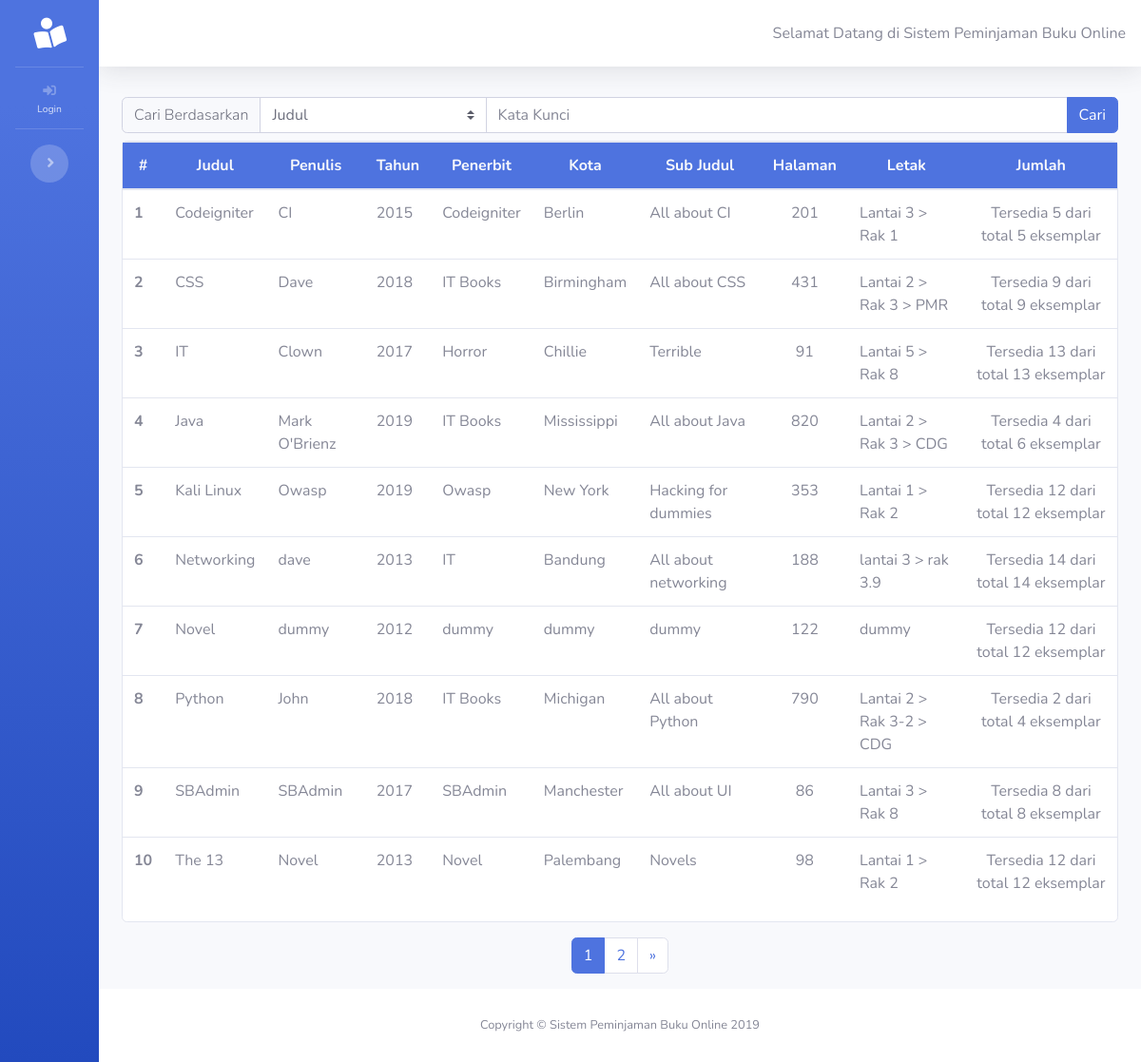
Before: / with the older database file.
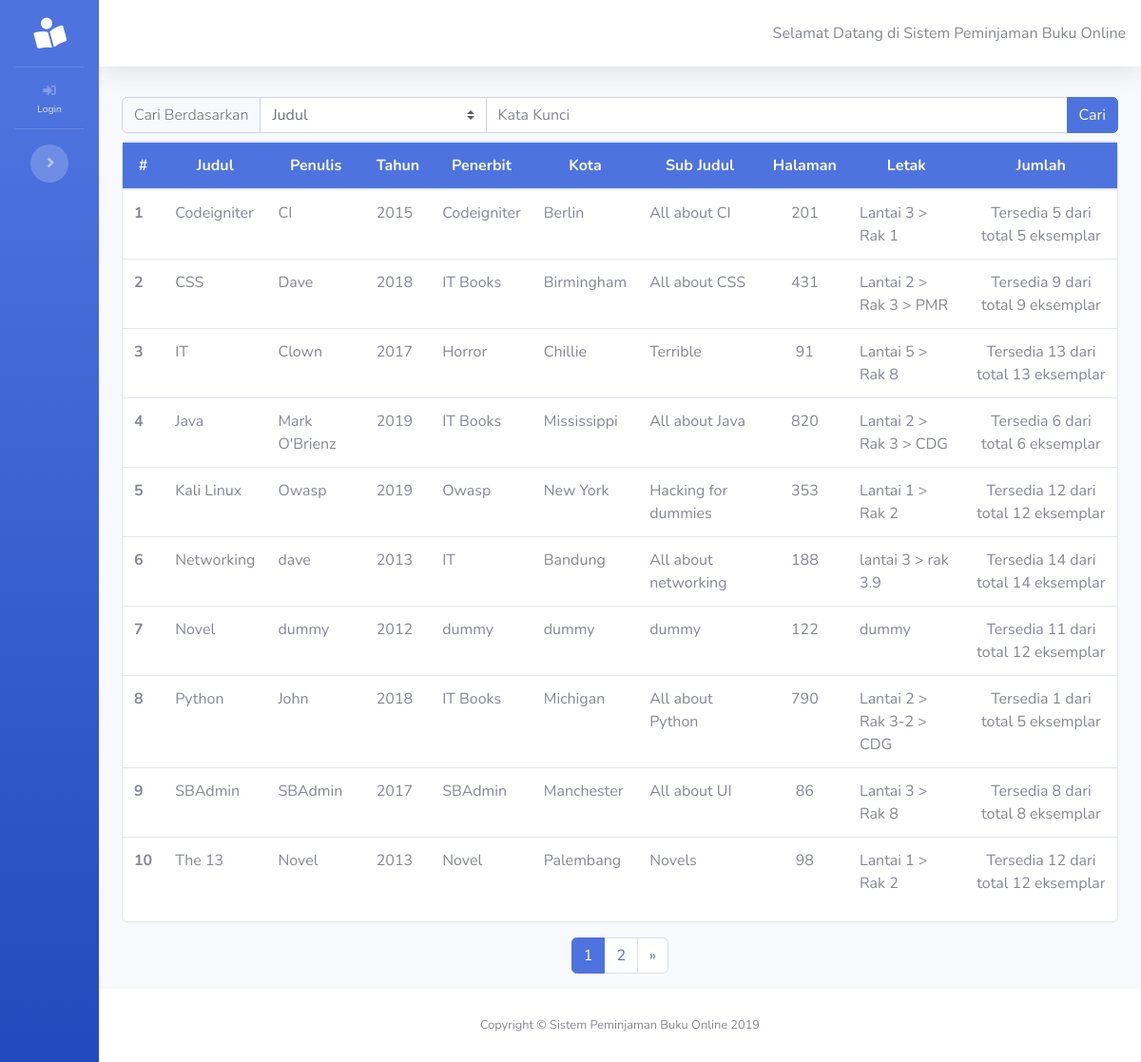
After: the same page with the newer database file.
### tables this page shows
CREATE TABLE `buku` (
  `id` int(11) NOT NULL,
  `judul` varchar(255) NOT NULL,
  `penulis` varchar(255) NOT NULL,
  `tahun` varchar(255) NOT NULL,
  `penerbit` varchar(255) NOT NULL,
  `kota_terbit` varchar(255) NOT NULL,
  `sub_judul` varchar(255) NOT NULL,
  `jumlah_halaman` varchar(255) NOT NULL,
  `letak_buku` varchar(255) NOT NULL,
  `jumlah` varchar(255) NOT NULL
);

### index.php (called while the page is built, shortened)
<?php
require_once BASEPATH.'core/CodeIgniter.php';

### application/models/Home_model.php (called while the page is built, shortened)
<?php
class Home_model extends CI_Model
{
    public function getAllBook($limit, $start)
    {
        $this->db->order_by('judul', 'ASC');
        $data = $this->db->get('buku', $limit, $start);
        return $data->result_array();
    }
}

### application/views/home/index.php (the view, shortened to what this page needs)
<div class="container-fluid">
  <div class="row mt-2">
    <div class="col">
      <form action="http://localhost/SPB/home/searchBook" method="post">
        <div class="input-group">
          <div class="input-group-prepend bg-light">
            <label class="input-group-text bg-light font-weight-light small" for="kategori">Cari
              Berdasarkan</label>
          </div>
          <select name="kategori" id="kategori" style="width: 150px;" class="custom-select">
            <option value="Judul">Judul</option>
          </select>
          <input name="keyword" id="keyword" autocomplete="off" type="text" class="w-50 form-control" placeholder="Kata Kunci">
          <div class="input-group-append">
            <button class="btn btn-primary" type="submit" id="tombolCari">Cari</button>
          </div>
        </div>
      </form>
    </div>
  </div>
  <div class="mt-2 row">
    <div class="col">
      <div class="card">
        <div class="table-responsive">
          <table class="table table-hover">
            <thead style="background: #4e73df;" class="text-light">
              <tr style="text-align: center;">
                <th scope="col">#</th>
                <th scope="col">Judul</th>
                <th scope="col">Penulis</th>
                <th scope="col">Tahun</th>
                <th scope="col">Penerbit</th>
                <th scope="col">Kota</th>
                <th scope="col">Sub Judul</th>
                <th scope="col">Halaman</th>
                <th scope="col">Letak</th>
                <th scope="col">Jumlah</th>
              </tr>
            </thead>
            <tbody>
              <?php $i = 0;
              foreach ($buku as $b) {
                $i++; ?>
                <tr>
                  <th schope="row"><?= $i ?></th>
                  <td><?= $b['judul'] ?></td>
                  <td><?= $b['penulis'] ?></td>
                  <td><?= $b['tahun'] ?></td>
                  <td><?= $b['penerbit'] ?></td>
                  <td><?= $b['kota_terbit'] ?></td>
                  <td><?= $b['sub_judul'] ?></td>
                  <td style="text-align: center;"><?= $b['jumlah_halaman'] ?></td>
                  <td><?= $b['letak_buku'] ?></td>
                  <td style="text-align: center;"><?= 'Tersedia ' . ((int) $b['jumlah'] - count($jumlah_dipinjam[$i - 1])) . ' dari total ' . (int) $b['jumlah'] . ' eksemplar' ?></td>
                </tr>
              <?php } ?>
            </tbody>
          </table>
        </div>
      </div>
    </div>
  </div>
  <div class="row mt-3">
    <div class="col">
      <?php echo $pagination; ?>
    </div>
  </div>
</div>
</div>

### application/controllers/Home.php (shortened to what this page needs)
<?php
class Home extends CI_Controller
{
    public function __construct()
    {
        $this->load->model('Home_model', 'home');
        $this->load->library('pagination');
    }
    public function index()
    {
        $config['per_page'] = 10;
        $data['page'] = ($this->uri->segment(3)) ? $this->uri->segment(3) : 0;
        $data = $this->home->getAllBook($config["per_page"], $data['page']);
        self::showBook($data);
    }
    public function showBook($datas)
    {
        $config['base_url'] = base_url('home/index');
        $config['total_rows'] = $this->db->count_all('buku');
        $config['per_page'] = 10;
        $config["uri_segment"] = 3;
        $choice = $config["total_rows"] / $config["per_page"];
        $config["num_links"] = floor($choice);
        $config['first_link']       = 'First';
        $config['last_link']        = 'Last';
        $config['next_link']        = '&raquo;';
        $config['prev_link']        = '&laquo;';
        $config['full_tag_open']    = '<div class="pagging text-center"><nav><ul class="pagination justify-content-center">';
        $config['full_tag_close']   = '</ul></nav></div>';
        $config['num_tag_open']     = '<li class="page-item"><span class="page-link">';
        $config['num_tag_close']    = '</span></li>';
        $config['cur_tag_open']     = '<li class="page-item active"><span class="page-link">';
        $config['cur_tag_close']    = '<span class="sr-only">(current)</span></span></li>';
        $config['next_tag_open']    = '<li class="page-item"><span class="page-link">';
        $config['next_tagl_close']  = '<span aria-hidden="true">&raquo;</span></span></li>';
        $config['prev_tag_open']    = '<li class="page-item"><span class="page-link">';
        $config['prev_tagl_close']  = '</span>Next</li>';
        $config['first_tag_open']   = '<li class="page-item"><span class="page-link">';
        $config['first_tagl_close'] = '</span></li>';
        $config['last_tag_open']    = '<li class="page-item"><span class="page-link">';
        $config['last_tagl_close']  = '</span></li>';
        $this->pagination->initialize($config);
        $data['page'] = ($this->uri->segment(3)) ? $this->uri->segment(3) : 0;
        $data['buku'] = $datas;
        $data['pagination'] = $this->pagination->create_links();
        $data['jumlah_dipinjam'] = array();
        for ($i = 0; $i < count($data['buku']); $i++) {
            $jumlah = $this->home->jumlahBukuDipinjam($data['buku'][$i]['id']);
            array_push($data['jumlah_dipinjam'], $jumlah);
        }
        $data['title'] = "Homepage";
        $data['index'] = 1;
        $this->load->view('templates/header', $data);
        $this->load->view('templates/sidebar', $data);
        $this->load->view('templates/topbar');
        if ($this->session->userdata('username') !== null) {
            if ($this->session->userdata('hak_akses') == 1) {
                $this->load->view('home/dashboard');
            } else {
                $this->load->view('home/user_dashboard', $data);
            }
        } else {
            $this->load->view('home/index', $data);
        }
        $this->load->view('templates/footer');
    }
}

### application/views/templates/header.php (shortened to what this page needs)
<!DOCTYPE html>
<html lang="en">
<head>
    <link href="<?= base_url('assets/'); ?>vendor/fontawesome-free/css/all.min.css" rel="stylesheet" type="text/css">
    <link href="<?= base_url('assets/'); ?>css/sb-admin-2.min.css" rel="stylesheet">
</head>
<body id="page-top">
    <div id="wrapper">

### application/views/templates/sidebar.php (shortened to what this page needs)
<ul class="navbar-nav bg-gradient-primary sidebar sidebar-dark accordion <?php if (!isset($_SESSION['username'])) echo "toggled" ?>" id="accordionSidebar">
	<a class="sidebar-brand d-flex align-items-center justify-content-center" href="<?= base_url() ?>">
		<div class="sidebar-brand-icon rotate-n-15">
			<i class="fas fa-book-reader"></i>
		</div>
	</a>
	<hr class="sidebar-divider my-0">
	<?php if (isset($_SESSION['username'])) : ?>
		<?php if ($_SESSION['hak_akses'] == 1) { ?>
			<hr class="sidebar-divider">
			<div class="sidebar-heading">
				Home
			</div>
			<li class="nav-item <?php if ($index == 1) echo "active" ?>">
				<a class="nav-link" href="<?= base_url('home') ?>">
					<i class="fas fa-fw fa-chart-area"></i>
					<span>Dashboard</span></a>
			</li>
			<hr class="sidebar-divider">
			<div class="sidebar-heading">
				Buku
			</div>
			<li class="nav-item <?php if ($index == 2) echo "active" ?>">
				<a class="nav-link" href="<?= base_url('manage/book') ?>">
					<i class="fas fa-fw fa-book"></i>
					<span>Manajemen Buku</span></a>
			</li>
			<hr class="sidebar-divider">
			<div class="sidebar-heading">
				Pengguna
			</div>
			<li class="nav-item <?php if ($index == 3) echo "active" ?>">
				<a class="nav-link" href="<?= base_url('manage/user') ?>">
					<i class="fas fa-fw fa-user"></i>
					<span>Manajemen Akun</span></a>
			</li>
			<hr class="sidebar-divider">
			<div class="sidebar-heading">
				Peminjaman
			</div>
			<li class="nav-item <?php if ($index == 4) echo "active" ?>">
				<a class="nav-link" href="<?= base_url('manage/peminjaman') ?>">
					<i class="fas fa-fw fa-exchange-alt"></i>
					<span>Manajemen Peminjaman</span></a>
			</li>
			<hr class="sidebar-divider">
			<div class="sidebar-heading">
				Pengembalian
			</div>
			<li class="nav-item <?php if ($index == 5) echo "active" ?>">
				<a class="nav-link" href="<?= base_url('history') ?>">
					<i class="fas fa-fw fa-clipboard"></i>
					<span>Riwayat Peminjaman</span></a>
			</li>
			<hr class="sidebar-divider">
			<div class="sidebar-heading">
				Account
			</div>
			<li class="nav-item">
				<a class="nav-link" href="" data-toggle="modal" data-target="#logoutModal">
					<i class="fas fa-fw fa-sign-out-alt"></i>
					<span>Logout</span></a>
			</li>
		<?php } else if ($_SESSION['hak_akses'] == 0) { ?>
			<hr class="sidebar-divider">
			<div class="sidebar-heading">
				Home
			</div>
			<li class="nav-item <?php if ($index == 1) echo "active" ?>">
				<a class="nav-link" href="<?= base_url('home') ?>">
					<i class="fas fa-fw fa-chart-area"></i>
					<span>Dashboard</span></a>
			</li>
			<hr class="sidebar-divider">
			<div class="sidebar-heading">
				History
			</div>
			<li class="nav-item <?php if ($index == 2) echo "active" ?>">
				<a class="nav-link" href="<?= base_url('history') ?>">
					<i class="fas fa-fw fa-history"></i>
					<span>Riwayat Peminjaman</span></a>
			</li>
			<hr class="sidebar-divider">
			<div class="sidebar-heading">
				Account
			</div>
			<li class="nav-item">
				<a class="nav-link" href="" data-toggle="modal" data-target="#logoutModal">
					<i class="fas fa-fw fa-sign-out-alt"></i>
					<span>Logout</span></a>
			</li>
		<?php } ?>
	<?php else : ?>
		<li class="nav-item">
			<a class="nav-link" href="<?= base_url('auth') ?>">
				<i class="fas fa-fw fa-sign-in-alt"></i>
				<span>Login</span></a>
		</li>
	<?php endif ?>
	<hr class="sidebar-divider d-none d-md-block">
	<div class="text-center d-none d-md-inline">
		<button class="rounded-circle border-0" id="sidebarToggle"></button>
	</div>
</ul>

### application/views/templates/topbar.php (shortened to what this page needs)
<div id="content-wrapper" class="d-flex flex-column">
  <div id="content">
    <nav class="navbar navbar-expand navbar-light bg-white topbar mb-4 static-top shadow">
      <?php if (!isset($_SESSION['username'])) : ?>
        <p class="mt-3 text-justify">Selamat Datang di Sistem Peminjaman Buku Online</p>
      <?php endif ?>
    </nav>

### application/views/templates/footer.php (shortened to what this page needs)
<footer class="sticky-footer bg-white">
	<div class="container my-auto">
		<div class="copyright text-center my-auto">
			<span>Copyright &copy; Sistem Peminjaman Buku Online <?= date('Y'); ?></span>
		</div>
	</div>
</footer>
</div>
</div>
</body>
</html>

Changed rows visible on the page:
computed for buku "Java": (int)$b['jumlah']-count($jumlah_dipinjam[$i-1]) "4" → "6"
computed for buku "dummy": (int)$b['jumlah']-count($jumlah_dipinjam[$i-1]) "12" → "11"
changed buku "Python": (int)$b['jumlah']-count($jumlah_dipinjam[$i-1]) "2" → "1"; jumlah "4" → "5"
